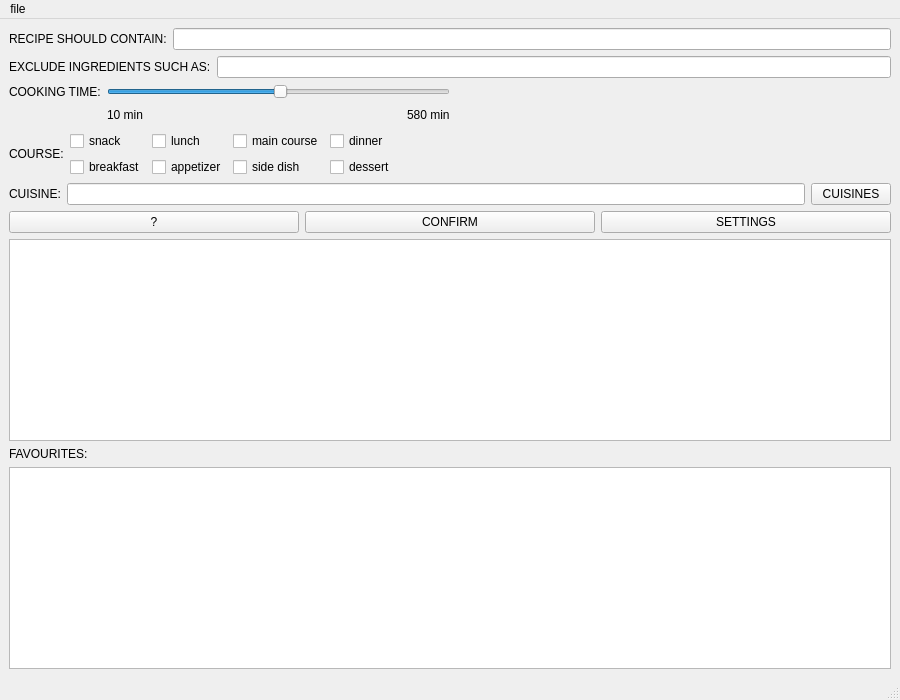
<?xml version="1.0" encoding="UTF-8"?>
<ui version="4.0">
 <class>MainWindow</class>
 <widget class="QMainWindow" name="MainWindow">
  <property name="geometry">
   <rect>
    <x>0</x>
    <y>0</y>
    <width>900</width>
    <height>700</height>
   </rect>
  </property>
  <property name="windowTitle">
   <string>MainWindow</string>
  </property>
  <widget class="QWidget" name="centralwidget">
   <layout class="QGridLayout" name="gridLayout">
    <item row="1" column="0">
     <layout class="QHBoxLayout" name="horizontalLayout_cookingtime">
      <item>
       <layout class="QGridLayout" name="gridLayout_cookingtime">
        <item row="0" column="1">
         <widget class="QSlider" name="horizontalSlider_cookingtime">
          <property name="font">
           <font>
            <underline>false</underline>
           </font>
          </property>
          <property name="cursor">
           <cursorShape>ClosedHandCursor</cursorShape>
          </property>
          <property name="toolTip">
           <string>&lt;html&gt;&lt;head/&gt;&lt;body&gt;&lt;p&gt;&lt;br/&gt;&lt;/p&gt;&lt;/body&gt;&lt;/html&gt;</string>
          </property>
          <property name="statusTip">
           <string/>
          </property>
          <property name="whatsThis">
           <string/>
          </property>
          <property name="accessibleName">
           <string/>
          </property>
          <property name="styleSheet">
           <string notr="true"/>
          </property>
          <property name="inputMethodHints">
           <set>Qt::ImhNone</set>
          </property>
          <property name="sliderPosition">
           <number>50</number>
          </property>
          <property name="tracking">
           <bool>true</bool>
          </property>
          <property name="orientation">
           <enum>Qt::Horizontal</enum>
          </property>
          <property name="invertedAppearance">
           <bool>false</bool>
          </property>
          <property name="invertedControls">
           <bool>false</bool>
          </property>
          <property name="tickPosition">
           <enum>QSlider::NoTicks</enum>
          </property>
          <property name="tickInterval">
           <number>0</number>
          </property>
         </widget>
        </item>
        <item row="1" column="1">
         <layout class="QHBoxLayout" name="horizontalLayout_time">
          <item>
           <widget class="QLabel" name="label_mintime">
            <property name="maximumSize">
             <size>
              <width>60</width>
              <height>15</height>
             </size>
            </property>
            <property name="text">
             <string>10 min</string>
            </property>
           </widget>
          </item>
          <item>
           <spacer name="horizontalSpacer_3">
            <property name="orientation">
             <enum>Qt::Horizontal</enum>
            </property>
            <property name="sizeHint" stdset="0">
             <size>
              <width>40</width>
              <height>20</height>
             </size>
            </property>
           </spacer>
          </item>
          <item>
           <widget class="QLabel" name="label_maxtime">
            <property name="maximumSize">
             <size>
              <width>60</width>
              <height>15</height>
             </size>
            </property>
            <property name="text">
             <string>580 min</string>
            </property>
           </widget>
          </item>
         </layout>
        </item>
        <item row="0" column="0">
         <widget class="QLabel" name="label_cookingtime">
          <property name="text">
           <string>COOKING TIME:</string>
          </property>
         </widget>
        </item>
       </layout>
      </item>
      <item>
       <spacer name="horizontalSpacer">
        <property name="orientation">
         <enum>Qt::Horizontal</enum>
        </property>
        <property name="sizeHint" stdset="0">
         <size>
          <width>20</width>
          <height>20</height>
         </size>
        </property>
       </spacer>
      </item>
     </layout>
    </item>
    <item row="2" column="0">
     <layout class="QHBoxLayout" name="horizontalLayout_courses">
      <item>
       <widget class="QLabel" name="label_course">
        <property name="text">
         <string>COURSE:</string>
        </property>
       </widget>
      </item>
      <item>
       <layout class="QGridLayout" name="gridLayout_courses">
        <item row="0" column="1">
         <widget class="QCheckBox" name="checkBox_snack">
          <property name="text">
           <string>snack</string>
          </property>
         </widget>
        </item>
        <item row="0" column="2">
         <widget class="QCheckBox" name="checkBox_lunch">
          <property name="text">
           <string>lunch</string>
          </property>
         </widget>
        </item>
        <item row="0" column="3">
         <widget class="QCheckBox" name="checkBox_maincourse">
          <property name="text">
           <string>main course</string>
          </property>
         </widget>
        </item>
        <item row="0" column="4">
         <widget class="QCheckBox" name="checkBox_dinner">
          <property name="text">
           <string>dinner</string>
          </property>
         </widget>
        </item>
        <item row="1" column="2">
         <widget class="QCheckBox" name="checkBox_appetizer">
          <property name="toolTip">
           <string/>
          </property>
          <property name="statusTip">
           <string/>
          </property>
          <property name="whatsThis">
           <string/>
          </property>
          <property name="accessibleName">
           <string/>
          </property>
          <property name="autoFillBackground">
           <bool>false</bool>
          </property>
          <property name="text">
           <string>appetizer</string>
          </property>
         </widget>
        </item>
        <item row="1" column="3">
         <widget class="QCheckBox" name="checkBox_sidedish">
          <property name="text">
           <string>side dish</string>
          </property>
         </widget>
        </item>
        <item row="1" column="4">
         <widget class="QCheckBox" name="checkBox_dessert">
          <property name="text">
           <string>dessert</string>
          </property>
         </widget>
        </item>
        <item row="1" column="1">
         <widget class="QCheckBox" name="checkBox_breakfast">
          <property name="text">
           <string>breakfast</string>
          </property>
         </widget>
        </item>
       </layout>
      </item>
      <item>
       <spacer name="horizontalSpacer_2">
        <property name="orientation">
         <enum>Qt::Horizontal</enum>
        </property>
        <property name="sizeHint" stdset="0">
         <size>
          <width>40</width>
          <height>20</height>
         </size>
        </property>
       </spacer>
      </item>
     </layout>
    </item>
    <item row="0" column="0">
     <layout class="QGridLayout" name="gridLayout_ingredients">
      <item row="0" column="0">
       <layout class="QHBoxLayout" name="horizontalLayout_include">
        <item>
         <widget class="QLabel" name="label_include">
          <property name="text">
           <string>RECIPE SHOULD CONTAIN:</string>
          </property>
         </widget>
        </item>
        <item>
         <widget class="QLineEdit" name="lineEdit_include"/>
        </item>
       </layout>
      </item>
      <item row="1" column="0">
       <layout class="QHBoxLayout" name="horizontalLayout_exclude">
        <item>
         <widget class="QLabel" name="label_exclude">
          <property name="text">
           <string>EXCLUDE INGREDIENTS SUCH AS:</string>
          </property>
         </widget>
        </item>
        <item>
         <widget class="QLineEdit" name="lineEdit_exclude"/>
        </item>
       </layout>
      </item>
     </layout>
    </item>
    <item row="4" column="0">
     <layout class="QHBoxLayout" name="horizontalLayout_buttons">
      <item>
       <widget class="QPushButton" name="pushButton_help">
        <property name="text">
         <string>?</string>
        </property>
       </widget>
      </item>
      <item>
       <widget class="QPushButton" name="pushButton_confirm">
        <property name="text">
         <string>CONFIRM</string>
        </property>
       </widget>
      </item>
      <item>
       <widget class="QPushButton" name="pushButton_settings">
        <property name="text">
         <string>SETTINGS</string>
        </property>
       </widget>
      </item>
     </layout>
    </item>
    <item row="7" column="0">
     <widget class="QTableView" name="table_favourites">
      <property name="selectionMode">
       <enum>QAbstractItemView::SingleSelection</enum>
      </property>
      <property name="selectionBehavior">
       <enum>QAbstractItemView::SelectRows</enum>
      </property>
     </widget>
    </item>
    <item row="5" column="0">
     <widget class="QTableView" name="tableView">
      <property name="minimumSize">
       <size>
        <width>0</width>
        <height>200</height>
       </size>
      </property>
      <property name="selectionMode">
       <enum>QAbstractItemView::SingleSelection</enum>
      </property>
      <property name="selectionBehavior">
       <enum>QAbstractItemView::SelectRows</enum>
      </property>
     </widget>
    </item>
    <item row="3" column="0">
     <layout class="QHBoxLayout" name="horizontalLayout_cuisines">
      <item>
       <widget class="QLabel" name="label_cuisine">
        <property name="text">
         <string>CUISINE:</string>
        </property>
       </widget>
      </item>
      <item>
       <widget class="QLineEdit" name="lineEdit_cuisines"/>
      </item>
      <item>
       <widget class="QPushButton" name="pushButton_cuisinesInfo">
        <property name="text">
         <string>CUISINES</string>
        </property>
       </widget>
      </item>
     </layout>
    </item>
    <item row="6" column="0">
     <widget class="QLabel" name="label">
      <property name="text">
       <string>FAVOURITES:</string>
      </property>
     </widget>
    </item>
   </layout>
  </widget>
  <widget class="QStatusBar" name="statusbar"/>
  <widget class="QMenuBar" name="menuBar">
   <property name="geometry">
    <rect>
     <x>0</x>
     <y>0</y>
     <width>900</width>
     <height>22</height>
    </rect>
   </property>
   <widget class="QMenu" name="menufile">
    <property name="title">
     <string>file</string>
    </property>
    <addaction name="actionopen_file"/>
   </widget>
   <addaction name="menufile"/>
  </widget>
  <action name="actionopen_file">
   <property name="text">
    <string>open file</string>
   </property>
  </action>
 </widget>
 <resources/>
 <connections>
  <connection>
   <sender>pushButton_cuisinesInfo</sender>
   <signal>clicked()</signal>
   <receiver>MainWindow</receiver>
   <slot>show()</slot>
   <hints>
    <hint type="sourcelabel">
     <x>792</x>
     <y>256</y>
    </hint>
    <hint type="destinationlabel">
     <x>939</x>
     <y>364</y>
    </hint>
   </hints>
  </connection>
 </connections>
</ui>
